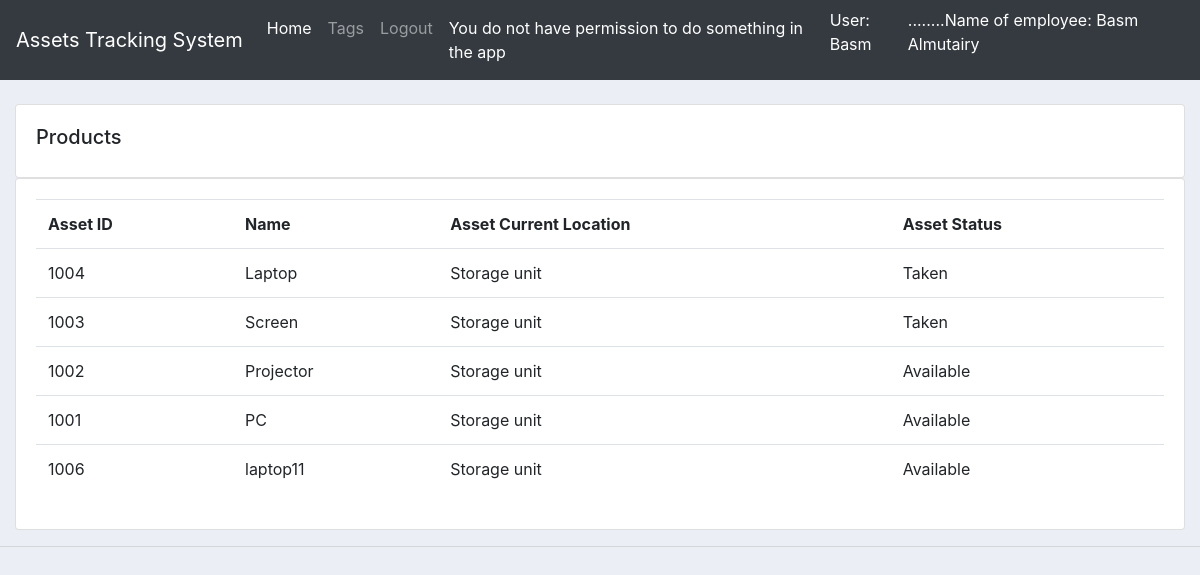
The page /tags/1/ (signed in) on the database as committed earlier.
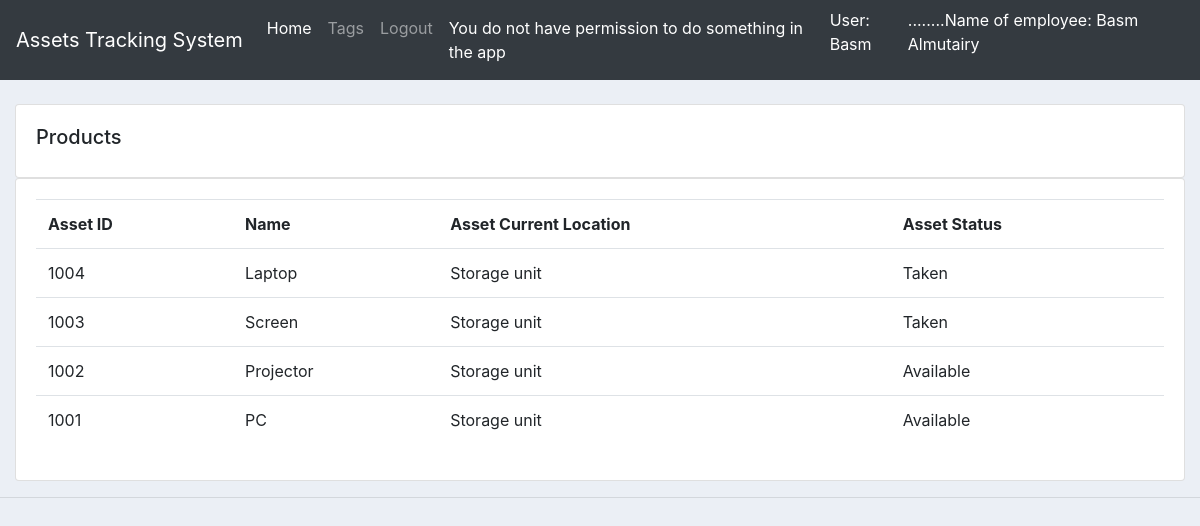
The same page on the database as committed later.
### assetstracking/models.py (models this page shows, shortened)
class Tag(models.Model):
    tag_id = models.IntegerField(null=True)
    asset_name = models.CharField(max_length=200, null=True)
    STATUS = (('Available','Available'),('Taken','Taken'),)
    asset_status = models.CharField(max_length=200, null=True, choices=STATUS)
    subscriber_id = models.ForeignKey(Subscriber, null=True, on_delete= models.SET_NULL)
    rfid_id = models.ManyToManyField(RFID)
    asset_location = models.CharField(max_length=200, null=True)

### assetstracking/views.py (the view)
# urls.py: path('tags/<str:idd>/', views.tags, name="tags"),
@login_required
def tags(request, idd):
    employee = Employee.objects.get(id=idd)
    tags = Tag.objects.all()
    context = {'employee': employee, 'tags': tags}
    return render(request, 'assetstracking/tags.html', context)

### assetstracking/templates/assetstracking/tags.html
{%  extends 'assetstracking/main.html' %}
{% load static %}
{% block content %}
		<br>
		<div class="row">
			<div class="col-md">
				<div class="card card-body">
					<h5>Products</h5>
				</div>
				<div class="card card-body">
					<table class="table">
						<tr>
							<th>Asset ID</th>
							<th>Name</th>
							<th>Asset Current Location</th>
							<th>Asset Status</th>
						</tr>
						{% for i in tags %}
							{% if i.subscriber_id.subscriber_id == employee.subscriber_id.subscriber_id %}
								<tr>
									<td>{{i.tag_id}}</td>
									<td>{{i.asset_name}}</td>
									<td>{{i.asset_location}}</td>
									<td>{{i.asset_status}}</td>
								</tr>
							{% endif %}
						{% endfor %}
					</table>
				</div>
			</div>
		</div>
{% endblock content %}

Rows that differ between the two databases and show on the page:
removed Tag: tag_id "1006", asset_name "laptop11", asset_location "Storage unit", asset_status "Available"
